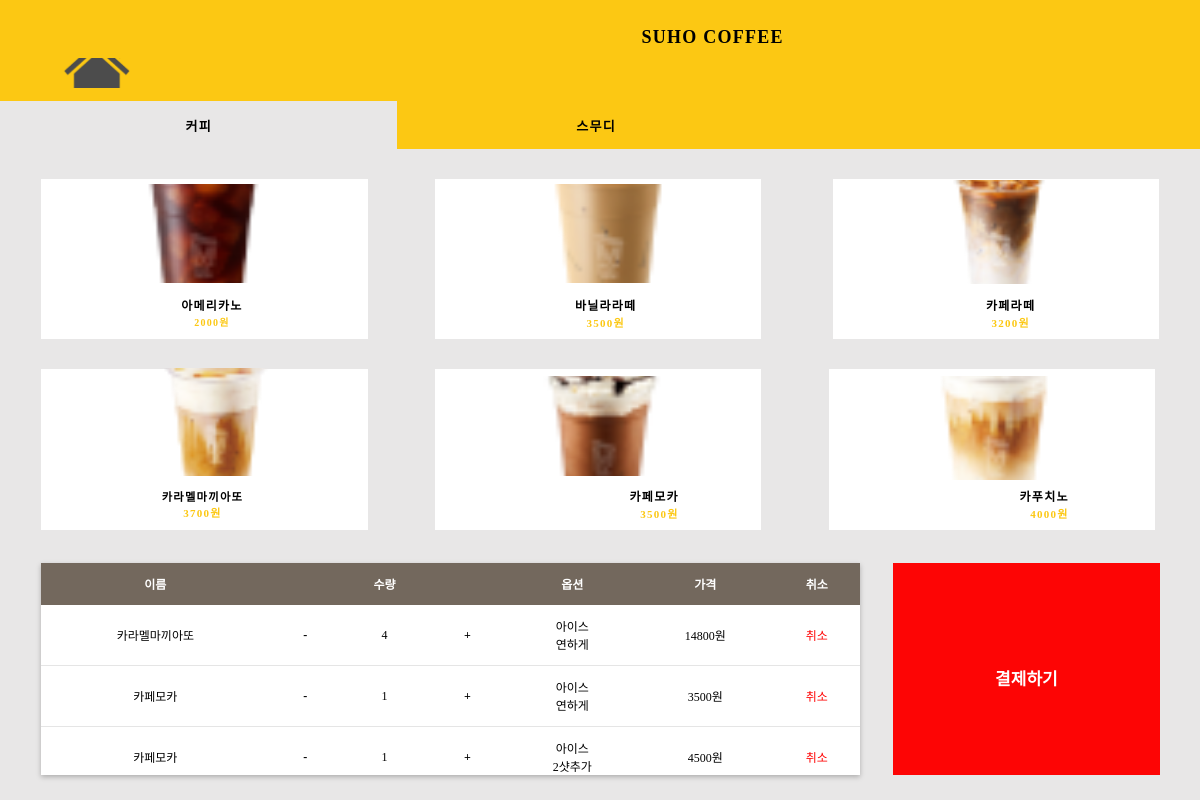
Before: /cafemain with the older database file.
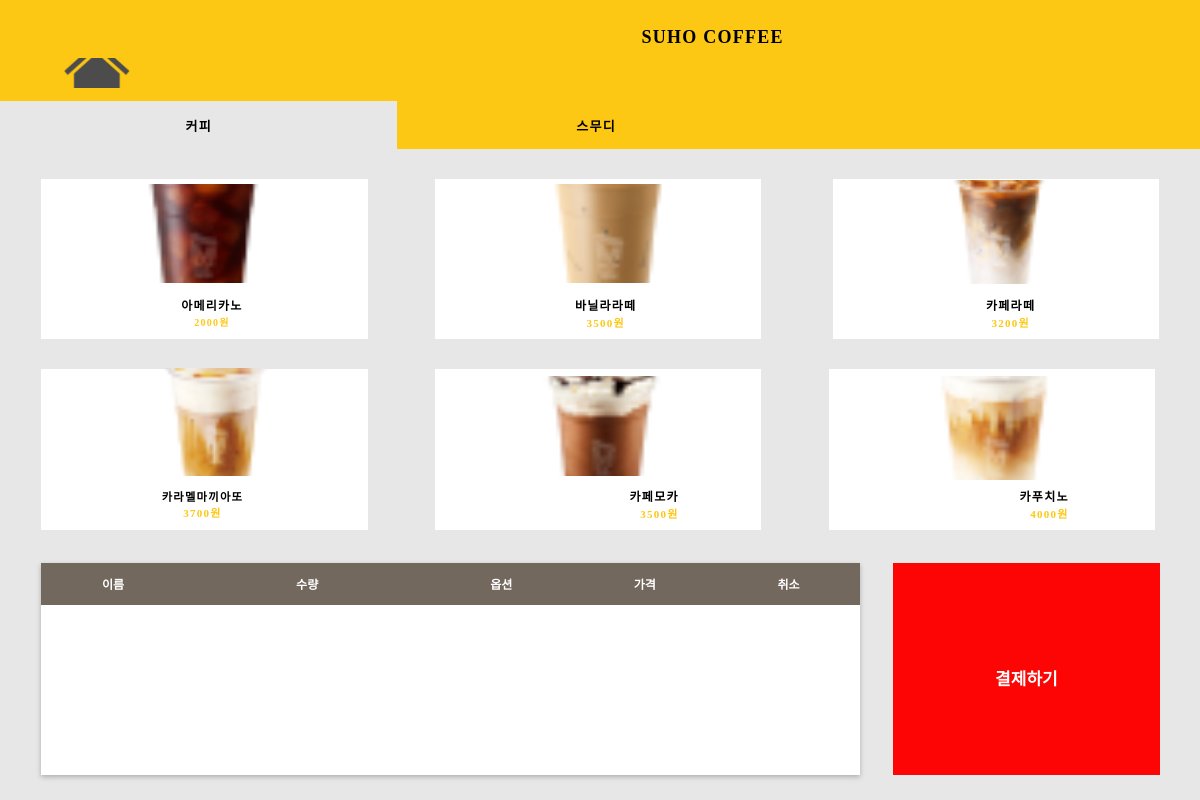
After: the same page with the newer database file.
### api/models.py (models this page shows)
class Cart(models.Model):
    menu = models.ForeignKey(Menu, on_delete=models.CASCADE)
    menuQuantity = models.IntegerField(default=0)
    option1 = models.CharField(max_length=100, default="핫")
    option2 = models.CharField(max_length=100, default="기본")
    totalPrice = models.IntegerField(default=0)

class Menu(models.Model):
    menuName = models.CharField(max_length=1000, default="unknown")
    menuPrice = models.IntegerField(default=0)

### main/views.py (the view)
# urls.py: path('cafemain', views.cafemain, name='cafemain'),
def cafemain(request):
    carts = Cart.objects.all()
    total = 0
    for cart in carts:
        total += cart.totalPrice
    return render(request,'cafemain.html', {'carts':carts, 'total':total})

### main/templates/cafemain.html (shortened to what this page needs)
<!DOCTYPE html>
<html lang="en">
  <head>
    <link rel="stylesheet" href="static/cafemain.css" />
  </head>
  <body>
    <div class="main-2">
      <div class="yellow-panel"></div>
      <div class="suho-coffee">SUHO COFFEE</div>
      <div class="_2000"  >
        <span>
          <span class="_2000-span">
            아메리카노
            <br />
          </span>
          <span class="_2000-span2">2000원</span>
        </span>
      </div>
      <img class="americano" src="static/img/americano0.png" onclick="buy('americano')"/>
      <div class="_3700">
        <span>
          <span class="_3700-span">
            카라멜마끼아또
            <br />
          </span>
          <span class="_3700-span2">3700원</span>
        </span>
      </div>
      <img class="caramel-macchiato" src="static/img/caramel-macchiato0.png" onclick="buy('caramel-macchiato')" />
      <div class="_37002">
        <span>
          <span class="_37002-span">
            카페모카
            <br />
          </span>
          <span class="_37002-span2">3500원</span>
        </span>
      </div>
      <img class="cafe-mocha" src="static/img/cafe-mocha0.png" onclick="buy('cafe-mocha')" />
      <div class="_37003">
        <span>
          <span class="_37003-span">
            카푸치노
            <br />
          </span>
          <span class="_37003-span2">4000원</span>
        </span>
      </div>
      <img class="cappuccino" src="static/img/cappuccino0.png" onclick="buy('cappuccino')" />
      <div class="checklist-retangle">
        <table>
          <thead>
          <tr>
              <th>이름</th>
              <th></th>
              <th>수량</th>
              <th></th>
              <th>옵션</th>
              <th>가격</th>
              <th>취소</th>
          </tr>
          </thead>
          <tbody>
            {% for cart in carts %}
          <tr>
              <td>{{ cart.menu.menuName }}</td>
              <td onclick="changeQuantity(-1, '{{ cart.id }}')"> <b>&nbsp;&nbsp;-&nbsp;&nbsp;</b></td>
              <td>{{ cart.menuQuantity }}</td>
              <td onclick="changeQuantity(1, '{{ cart.id }}')"> <b>&nbsp;&nbsp;+&nbsp;&nbsp;</b> </td>
              <td>{{ cart.option1 }}<br> {{ cart.option2 }}</td>
              <td>{{ cart.totalPrice }}원</td>
              <td style="color: red" onclick="deleteCart('{{ cart.id }}')">취소</td>
          </tr>
          {% endfor %}
          </tbody>
      </table>
      </div>
      <div class="pay-retangle" onclick="confirmOrder()">
        <div class="div">결제하기</div>
      </div>
      <img class="home-button" src="static/img/home-button0.png" onclick="window.location.href='/'" />
      <div class="_3000" onclick="buy('cafe-latte')">
        <span>
          <span class="_3000-span">
            카페라떼
            <br />
          </span>
          <span class="_3000-span2">3200원</span>
        </span>
      </div>
      <img class="cafe-latte" src="static/img/cafe-latte0.png" onclick="buy('cafe-latte')" />
      <div class="_30002">
        <span>
          <span class="_30002-span">
            바닐라라떼
            <br />
          </span>
          <span class="_30002-span2">3500원</span>
        </span>
      </div>
      <div class="valina-latte">
        <img class="image-36" src="static/img/valina-latte.png" onclick="buy('valina-latte')"/>
      </div>
      <div class="coffee-button2" onclick="location.href='cafemain'">
        <div class="div3" onclick="">커피</div>
      </div>
      <div class="smoothe-button2">
        <div class="div4">스무디</div>
    </div>
    </div>

### main/templates/cafemain.html (style rules this page uses)
a, button, input, select, h1, h2, h3, h4, h5, * { box-sizing: border-box; margin: 0; padding: 0; border: none; text-decoration: none; background: none; -webkit-font-smoothing: antialiased; font-family: "Noto Sans KR" !important; }

Changed rows visible on the page:
removed Cart: menu.menuName "카라멜마끼아또", menuQuantity "4", option1 "아이스", option2 "연하게", totalPrice "14800"
removed Cart: menu.menuName "카페모카", menuQuantity "1", option1 "아이스", option2 "연하게", totalPrice "3500"
removed Cart: menu.menuName "카페모카", menuQuantity "1", option1 "아이스", option2 "2샷추가", totalPrice "4500"
